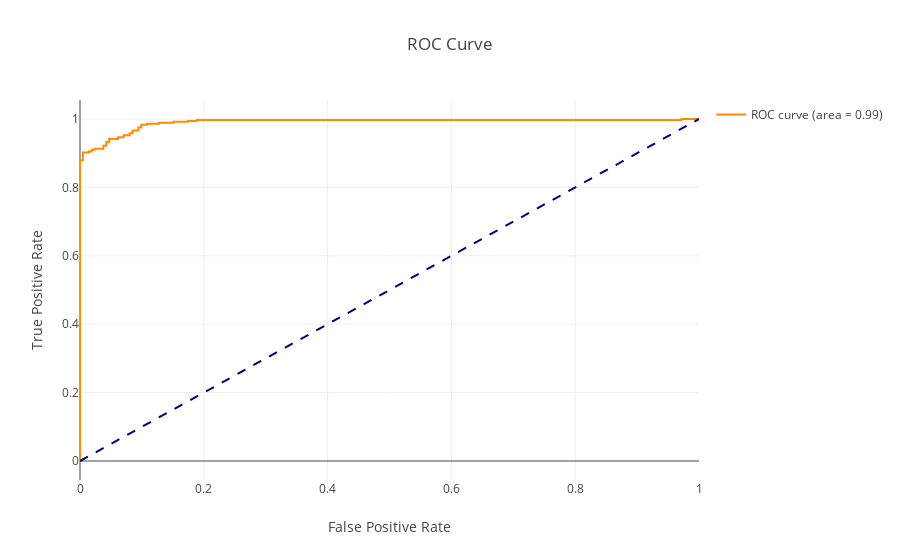

Here is the notebook cell this chart was saved with:
### Code cell
plot_handler.plot_roc()

### Figure 1 — Plotly figure (JSON) as saved in the notebook; plotly's stock layout.template omitted (floating-point values rounded to 4 significant figures)
{"data": [{"hoverinfo": "y", "line": {"color": "darkorange"}, "mode": "lines", "name": "ROC curve (area = 0.99)", "type": "scatter", "uid": "bf5bca54-3613-11e9-9445-6723f7265943", "x": [0, 0, 0, 0.004717, 0.004717, 0.01415, 0.01415, 0.01887, 0.01887, 0.02358, 0.02358, 0.03774, 0.03774, 0.04245, 0.04245, 0.04717, 0.04717, 0.06132, 0.06132, 0.07075, 0.07075, 0.08019, 0.08019, 0.08491, 0.08491, 0.09434, 0.09434, 0.09906, 0.09906, 0.1085, 0.1085, 0.1274, 0.1274, 0.1509, 0.1509, 0.1745, 0.1745, 0.1887, 0.1887, 0.9717, 0.9717, 1], "y": [0, 0.002801, 0.8796, 0.8796, 0.902, 0.902, 0.9048, 0.9048, 0.9104, 0.9104, 0.9132, 0.9132, 0.9216, 0.9216, 0.9328, 0.9328, 0.9412, 0.9412, 0.9468, 0.9468, 0.9524, 0.9524, 0.958, 0.958, 0.9664, 0.9664, 0.9748, 0.9748, 0.9832, 0.9832, 0.986, 0.986, 0.9888, 0.9888, 0.9916, 0.9916, 0.9944, 0.9944, 0.9972, 0.9972, 1, 1]}, {"hoverinfo": "skip", "line": {"color": "navy", "dash": "dash"}, "mode": "lines", "showlegend": false, "type": "scatter", "uid": "bf5bcc34-3613-11e9-9445-6723f7265943", "x": [0, 1], "y": [0, 1]}], "layout": {"autosize": true, "title": {"text": "ROC Curve"}, "xaxis": {"autorange": true, "range": [0, 1], "title": {"text": "False Positive Rate"}, "type": "linear"}, "yaxis": {"autorange": true, "range": [-0.05556, 1.056], "title": {"text": "True Positive Rate"}, "type": "linear"}}}
